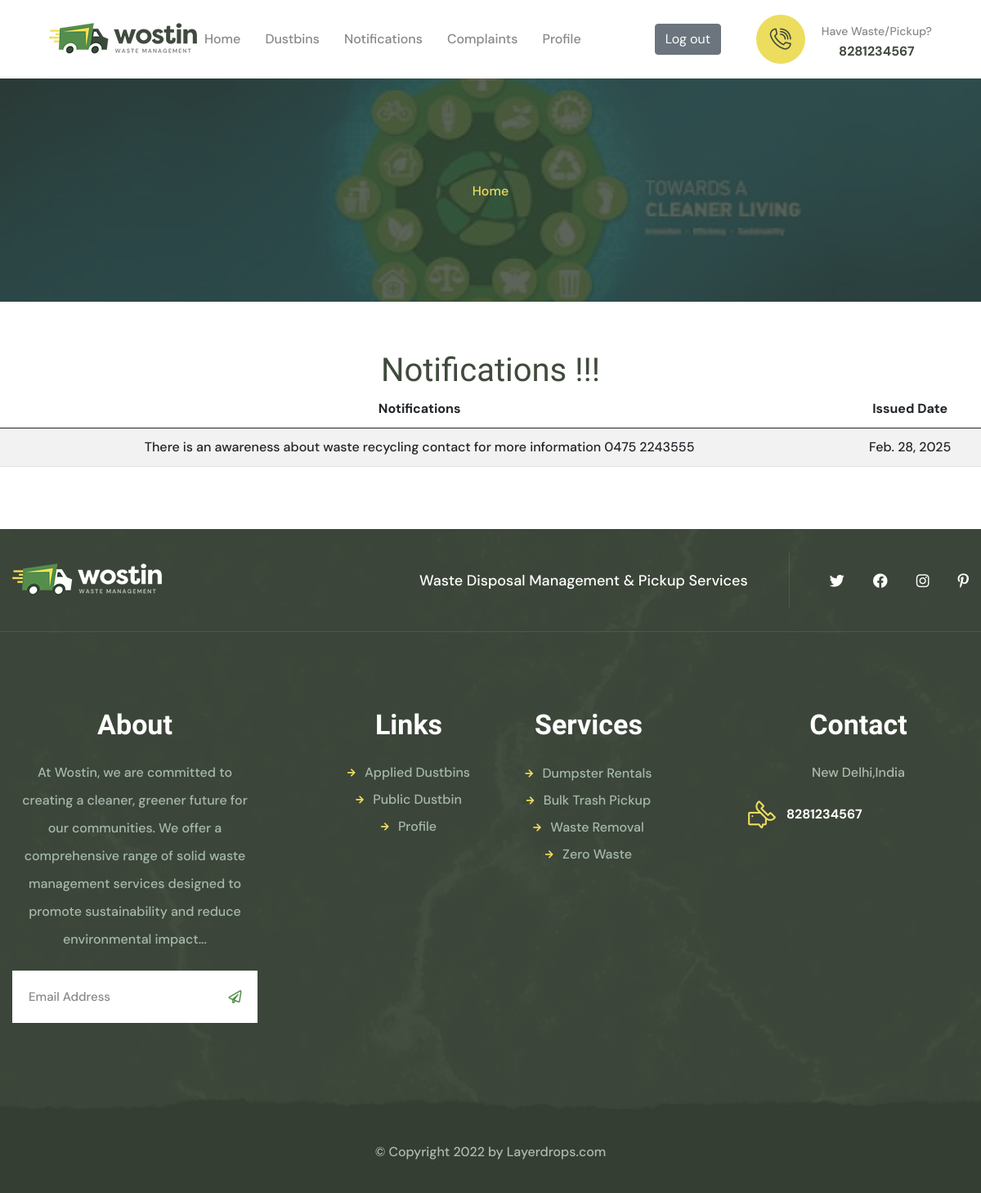
The page /notify_user_view on the database its author committed.
### swmapp/models.py (models this page shows)
class Notifications(models.Model):
    notifications = models.CharField( max_length=100)
    login_id = models.ForeignKey(MuncipalityReg,on_delete=models.CASCADE)
    date = models.DateField(auto_now_add=True)

### swmapp/views.py (the view)
# urls.py: path('notify_user_view', views.notify_user_view, name='notify_user_view'),
def notify_user_view(request):
    login_id = request.session.get('muncipalityid')
    notifydata = Notifications.objects.all()
    return render(request, 'notify_user_view.html', {'notify_user_view': notifydata})

### swmapp/templates/notify_user_view.html (shortened to what this page needs)
{% extends 'user_header.html' %}
{% block content %}
<html>
<head>
</head>
<body align="center">
    <h1> Notifications !!!</h1>
    <table class="table table-striped" align="center">
        <thead>
            <tr>
                <th>Notifications</th>
                <th>Issued Date</th>
            </tr>
        </thead>
        <tbody>
          {% for data in notify_user_view %}
            <tr>
                <td>{{ data.notifications }}</td>
                <td>{{ data.date }}</td>
            </tr>
          {% endfor %}
        </tbody>
    </table>
</body>
</html>
{% endblock %}

### rows shown on the page
Notifications: notifications "There is an awareness about waste recycling contact for more information 0475 2243555", date "Feb. 28, 2025"
